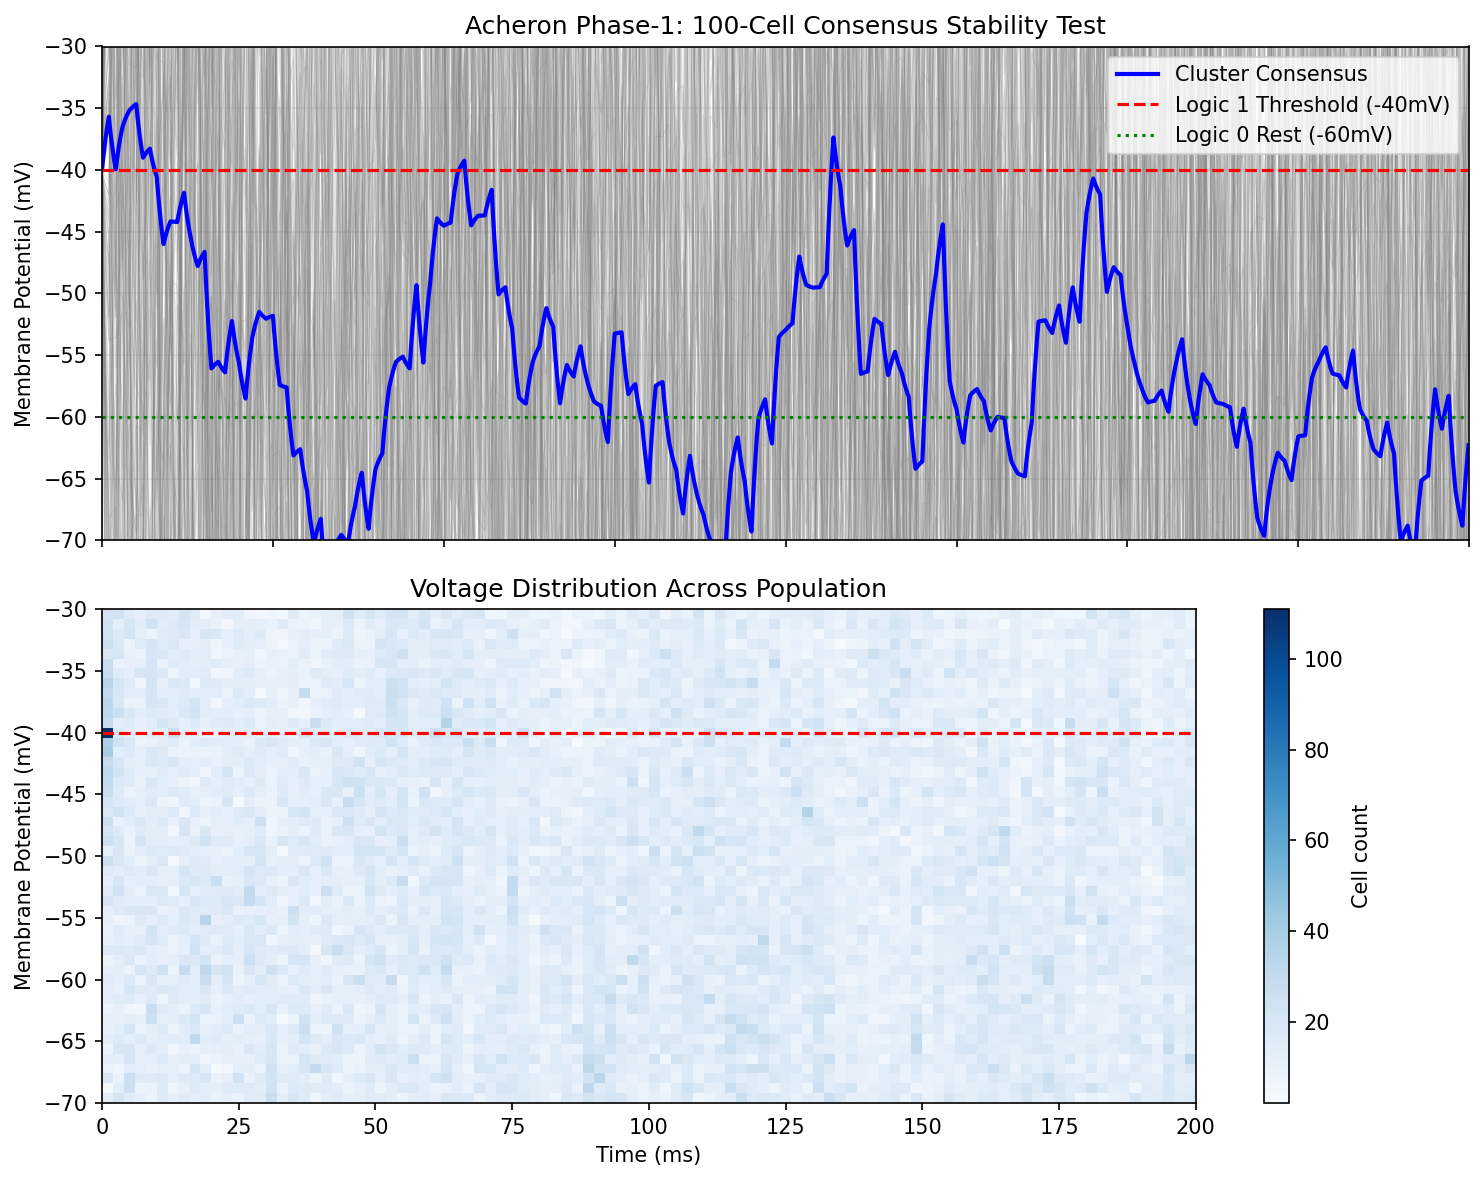

Here is the Python script that generated this plot:
#!/usr/bin/env python3
"""
Stochastic Consensus Test - Brian2 Simulation
==============================================

Simulates 100 neoblasts coupled via gap junctions with stochastic noise.
Tests whether majority-vote consensus maintains stable bit storage.

Original concept from Gemini, corrected for Brian2 compatibility.

Key fixes from original:
1. mean(v) replaced with summed variable approach
2. xi noise properly integrated with stochastic flag
3. Cross-platform file output added
"""

from brian2 import *
import matplotlib.pyplot as plt
from pathlib import Path

# Cross-platform output path
SCRIPT_DIR = Path(__file__).parent.resolve()

# =============================================================================
# 1. SYSTEM SPECIFICATIONS
# =============================================================================
N = 100                         # Number of neoblasts in the cluster
Cm = 10*pF                      # Membrane Capacitance
g_leak = 1*nS                   # Individual cell leak conductance
E_leak = -60*mV                 # Natural resting state (Logic 0)
V_target = -40*mV               # Our "Written" Bit (Logic 1)
g_gap = 5*nS                    # Gap junction coupling strength
noise_amplitude = 0.5*nA        # Noise amplitude (~5mV fluctuations)

print("=" * 60)
print("Stochastic Consensus Test - 100 Neoblast Cluster")
print("=" * 60)
print(f"\nParameters:")
print(f"  N cells:            {N}")
print(f"  Membrane cap:       {Cm}")
print(f"  Leak conductance:   {g_leak}")
print(f"  E_leak (Logic 0):   {E_leak}")
print(f"  V_target (Logic 1): {V_target}")
print(f"  Gap junction g:     {g_gap}")
print(f"  Noise amplitude:    {noise_amplitude}")

# =============================================================================
# 2. THE EQUATIONS
# =============================================================================
# Brian2 requires special handling for:
# - Stochastic terms (use xi with proper units)
# - Mean-field coupling (use summed variable)

eqs = '''
dv/dt = (g_leak*(E_leak - v) + I_gap + I_noise)/Cm : volt
I_gap = g_gap * (v_mean - v) : amp                    # Coupling to mean
I_noise : amp                                          # Noise current (set by TimedArray or run_regularly)
v_mean : volt (shared)                                 # Shared mean voltage
'''

# =============================================================================
# 3. CREATE THE NEURON GROUP
# =============================================================================
cluster = NeuronGroup(N, eqs, method='euler', dt=0.1*ms)
cluster.v = V_target  # Initialize all cells to Logic 1 (-40mV)

# =============================================================================
# 4. UPDATE MEAN AND NOISE DURING SIMULATION
# =============================================================================
@network_operation(dt=1*ms)
def update_mean_and_noise():
    """Update shared mean voltage and inject noise each timestep."""
    # Update mean voltage for gap junction coupling
    cluster.v_mean = mean(cluster.v)
    # Inject random noise current to each cell
    cluster.I_noise = noise_amplitude * np.random.randn(N)

# =============================================================================
# 5. MONITORING
# =============================================================================
state_mon = StateMonitor(cluster, 'v', record=True)

# =============================================================================
# 6. RUN SIMULATION
# =============================================================================
print(f"\nRunning simulation for 200 ms...")
run(200*ms, report='text')

# =============================================================================
# 7. ANALYSIS
# =============================================================================
print("\n" + "=" * 60)
print("RESULTS")
print("=" * 60)

# Calculate statistics
v_array = state_mon.v / mV  # Convert to mV
mean_v = np.mean(v_array, axis=0)  # Mean across cells at each time
final_mean = mean_v[-1]
final_std = np.std(v_array[:, -1])

# Check bit stability
threshold = -40  # mV
final_votes_for_1 = np.sum(v_array[:, -1] > threshold)
bit_read = 1 if final_votes_for_1 > N/2 else 0

print(f"\n  Final consensus voltage: {final_mean:.2f} mV")
print(f"  Final std across cells:  {final_std:.2f} mV")
print(f"  Cells voting '1' (>{threshold} mV): {final_votes_for_1}/{N}")
print(f"  Bit readout: {bit_read} (expected: 1)")
print(f"  Status: {'✓ BIT STABLE' if bit_read == 1 else '✗ BIT CORRUPTED'}")

# Check if voltage drifted toward E_leak
drift = final_mean - float(V_target/mV)
print(f"\n  Drift from target: {drift:.2f} mV")
if abs(drift) > 5:
    print("  WARNING: Significant drift detected!")

# =============================================================================
# 8. VISUALIZATION
# =============================================================================
fig, (ax1, ax2) = plt.subplots(2, 1, figsize=(10, 8), sharex=True)

# Plot 1: Individual cell traces
for i in range(N):
    ax1.plot(state_mon.t/ms, v_array[i], color='gray', alpha=0.2, linewidth=0.5)
ax1.plot(state_mon.t/ms, mean_v, color='blue', linewidth=2, label='Cluster Consensus')
ax1.axhline(y=-40, color='red', linestyle='--', linewidth=1.5, label='Logic 1 Threshold (-40mV)')
ax1.axhline(y=-60, color='green', linestyle=':', linewidth=1.5, label='Logic 0 Rest (-60mV)')
ax1.set_ylabel('Membrane Potential (mV)')
ax1.set_title('Acheron Phase-1: 100-Cell Consensus Stability Test')
ax1.legend(loc='upper right')
ax1.set_ylim(-70, -30)
ax1.grid(True, alpha=0.3)

# Plot 2: Voltage distribution over time (heatmap)
ax2.hist2d(np.tile(state_mon.t/ms, N), v_array.flatten(),
           bins=[100, 50], cmap='Blues', range=[[0, 200], [-70, -30]])
ax2.axhline(y=-40, color='red', linestyle='--', linewidth=1.5)
ax2.set_xlabel('Time (ms)')
ax2.set_ylabel('Membrane Potential (mV)')
ax2.set_title('Voltage Distribution Across Population')
plt.colorbar(ax2.collections[0], ax=ax2, label='Cell count')

plt.tight_layout()

# Save figure
output_path = SCRIPT_DIR / 'stochastic_consensus_test.png'
plt.savefig(output_path, dpi=150, bbox_inches='tight')
print(f"\nPlot saved to: {output_path}")

# Show if running interactively
try:
    plt.show()
except:
    pass  # Headless mode

print("\n" + "=" * 60)
print("Simulation complete!")
print("=" * 60)
